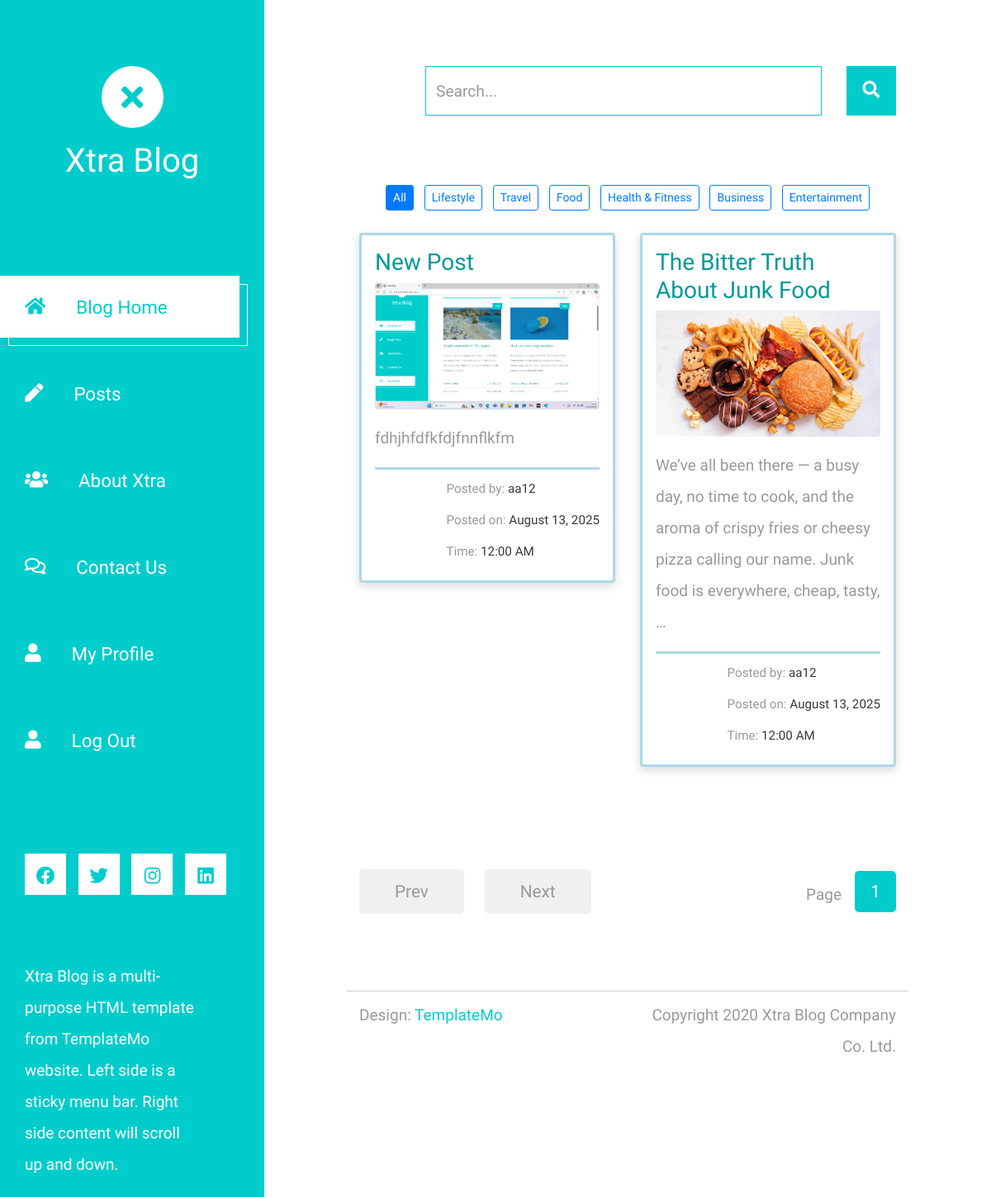
The page /userindex on the database as committed earlier.
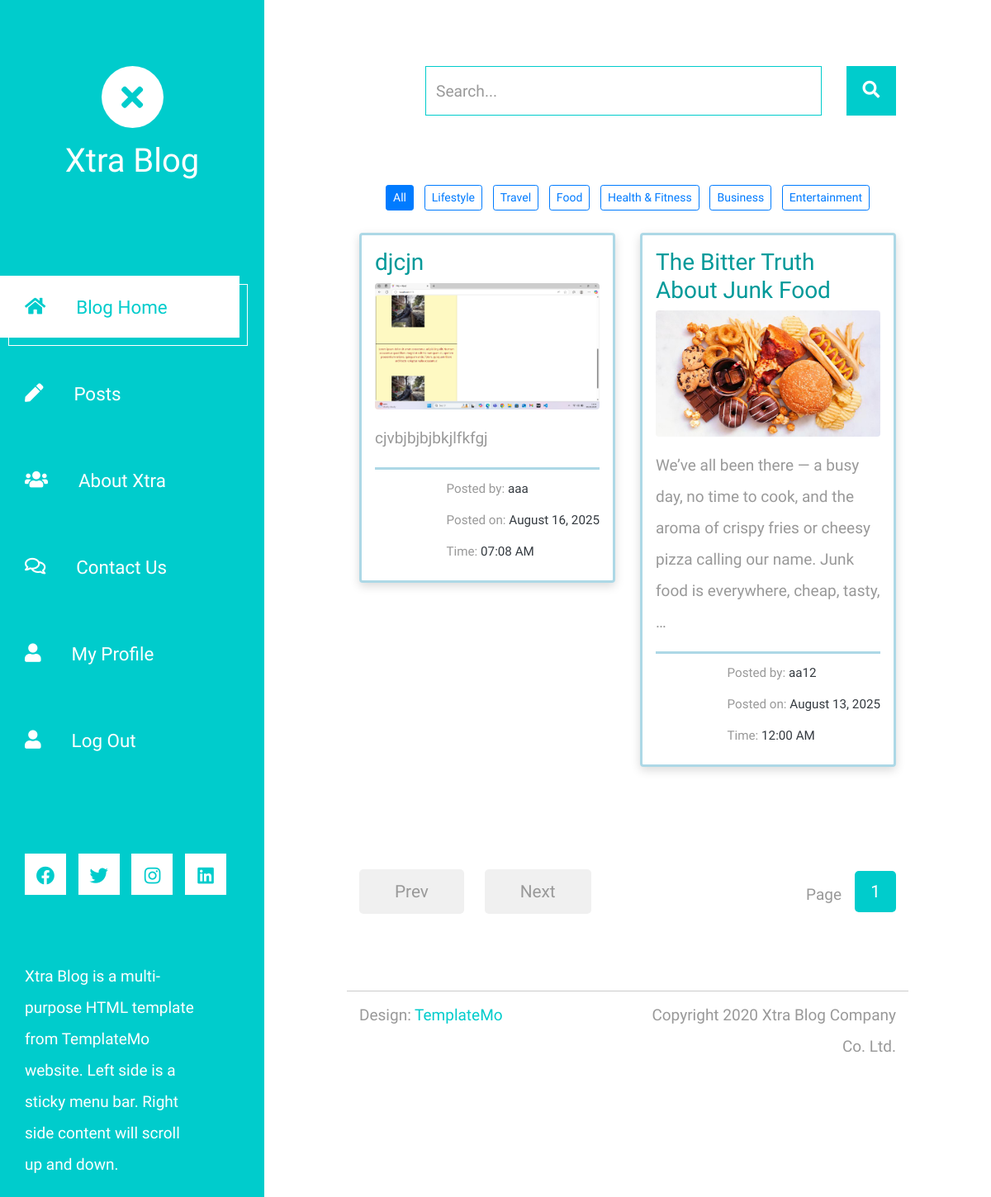
The same page on the database as committed later.
### App/models.py (models this page shows, shortened)
class Category(models.Model):
    name = models.CharField(max_length=100)
    slug = models.SlugField(max_length=200, unique=True, blank=True)

class Posts(models.Model):
    STATUS = (
        ('0', "DRAFT"),
        ('1', "PUBLISH")
    )
    title = models.CharField(max_length=100)
    image = models.ImageField(upload_to="img")
    content = models.TextField()
    author = models.ForeignKey(User, on_delete=models.CASCADE, related_name="posts")
    category = models.ForeignKey(Category, related_name='posts', on_delete=models.CASCADE)
    blog_slug = models.SlugField(max_length=200, unique=True, blank=True)
    date = models.DateTimeField(auto_now_add=True)
    status = models.CharField(choices=STATUS, max_length=1, default=0)
    main_post = models.BooleanField(default=False)

### App/views.py (the view)
# urls.py: path('userindex',views.userindex,name='userindex'),
def userindex(request):
    query = request.GET.get("query")
    category_slug = request.GET.get("category", "")
    posts = Posts.objects.filter(status='1').order_by('-date')
    categories = Category.objects.all()
    if query:
        posts = posts.filter(Q(title__icontains=query) | Q(content__icontains=query) |Q(author__username__icontains=query)  )
    elif category_slug:
        posts = posts.filter(category__slug=category_slug)
    paginator = Paginator(posts, 5)
    page_number = request.GET.get("page")
    page_obj = paginator.get_page(page_number)
    return render(request, "userindex.html", {"posts": posts, "query": query,"categories": categories,"category_slug": category_slug,"page_obj": page_obj,})

### Template/userindex.html (shortened to what the changed rows need)
<!DOCTYPE html>
<html lang="en">
    {% load static %}
<head>
	<link rel="stylesheet" href="{% static 'fontawesome/css/all.min.css' %}">
    <link href="{% static 'css/bootstrap.min.css' %}" rel="stylesheet">
    <link href="{% static 'css/templatemo-xtra-blog.css' %}" rel="stylesheet">
</head>
<body>
	<header class="tm-header" id="tm-header">
        <div class="tm-header-wrapper">
            <div class="tm-site-header">
                <h1 class="text-center">Xtra Blog</h1>
            </div>
        </div>
    </header>
    <div class="container-fluid">
        <main class="tm-main">
             {% block content %}
<div class="row tm-row mb-4">
    <div class="col-12 text-center">
        <a href="{% url 'userindex' %}"
           class="btn btn-outline-primary btn-sm mx-1 {% if not category_slug %}active{% endif %}">
           All
        </a>
        {% for cat in categories %}
            <a href="?category={{ cat.slug }}{% if query %}&query={{ query }}{% endif %}"
               class="btn btn-outline-primary btn-sm mx-1 {% if category_slug == cat.slug %}active{% endif %}">
               {{ cat.name }}
            </a>
        {% endfor %}
    </div>
</div>
<div class="row tm-row">
    {% for post in posts %}
    <div class="col-lg-6 tm-post-col mb-4">
        <a href="{% url 'post_detail' post.blog_slug %}" class="text-decoration-none text-dark">
            <div class="tm-post-full p-3 rounded"
                 style="border:3px solid #add8e6; box-shadow:0 4px 12px rgba(0,0,0,0.15); transition:0.3s;">
                <h3 class="tm-color-primary">{{ post.title }}</h3>
                {% if post.image %}
                    <img src="{{ post.image.url }}" alt="Post Image" class="img-fluid mb-3 rounded">
                {% endif %}
                <p>{{ post.content|truncatewords:30 }}</p>
                <div class="mt-2 d-flex justify-content-end"
                    style="border-top:3px solid #add8e6; padding-top:4px;">
                    <div class="text-end text-dark small">
                        <span class="fw-bold">Posted by:</span> {{ post.author.username }}
                        <br>
                        <span class="fw-bold">Posted on:</span> {{ post.date|date:"F d, Y" }}
                        <br>
                        <span class="fw-bold">Time:</span> {{ post.date|date:"h:i A" }}
                    </div>
                </div>
            </div>
        </a>
    </div>
    {% empty %}
    <p class="text-danger">No posts found.</p>
    {% endfor %}
</div>
            <div class="row tm-row tm-mt-100 tm-mb-75">
    <div class="tm-paging-wrapper">
        <nav class="tm-paging-nav d-inline-block">
            <ul>
                {% for num in page_obj.paginator.page_range %}
                    <li class="tm-paging-item {% if page_obj.number == num %}active{% endif %}">
                        <a href="?page={{ num }}{% if query %}&query={{ query }}{% endif %}{% if category_slug %}&category={{ category_slug }}{% endif %}"
                           class="mb-2 tm-btn tm-paging-link">{{ num }}</a>
                    </li>
                {% endfor %}
            </ul>
        </nav>
    </div>
</div>
            {% endblock %}
        </main>
    </div>
</body>
</html>

Rows that differ between the two databases and show on the page:
removed Posts: title "New Post", image (picture), content "fdhjhfdfkfdjfnnflkfm", author.username "aa12", date "August 13, 2025", date "12:00 AM"
added Posts: title "djcjn", image (picture), content "cjvbjbjbjbkjlfkfgj", author.username "aaa", date "August 16, 2025", date "07:08 AM"
